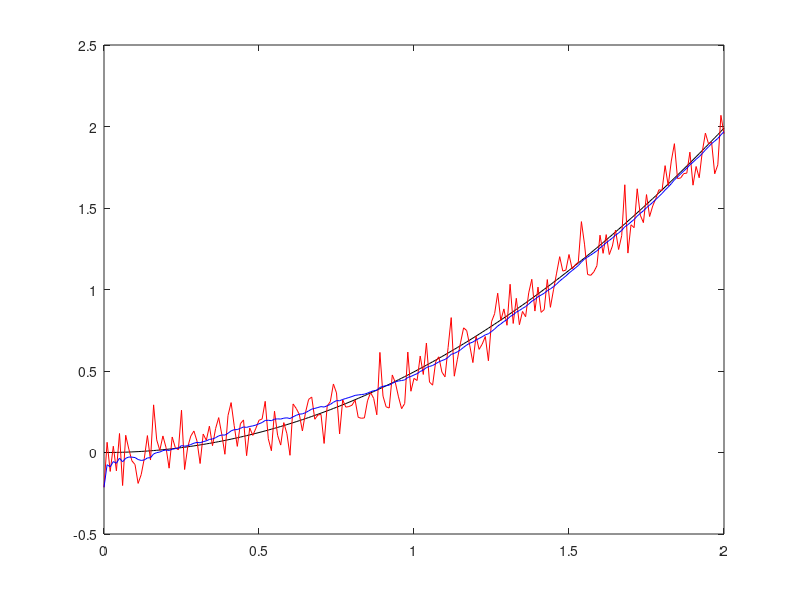

The MATLAB script that drew this image:
clear all; clc; clf;

% Simulation Parameters
seconds=2
dt=.01;
steps=seconds/dt;
timeline=0:dt:seconds;
% For linear systems 

% A Matrix
A=[0 1;
   0 0];
% B Matrix
B=[0 0;
   0 1];
% H (observation) Matrix
H=[1 0;
   0 0];
% Q (process error) Matrix
Q=eye(size(A))*0;
% ATTENTION:for the next part take care with the dt variable, if the noise of your process is respect to time
w=Q*randn(size(Q,2),1)*dt; % w_k~N(0,Q) (montecarlo in process) 
% R (measurements error) Matrix
R=eye(size(A))*.1;

% Initial state
x=[0;0]; 
% First covariance estimate
P=eye(size(A))*.1;

xs=x; % all states (x) of the system

%% System simulation
for i=1:steps
  u=[0;1];
  % cumulative error
  w=Q*randn(size(Q,2),1)*dt;  % w_k~N(0,Q) (montecarlo in process)
  % if we have dx=Ax+Bu then our next state is going to be  x_{k}=(I+Adt)x_{k-1}+Budt+w
  xhat=(eye(size(A))+A*dt)*x+B*u*dt+w;
  xs=[xs,xhat];
  x=xhat;
end;
%% Measurements simulation
% non cumulative error for measurement
xm=xs+R*randn(size(xs));



%% plot(timeline(:),xs(1,:),'k',...
%% 	timeline(:),xm(1,:),'r-')

%% Kalman Filter
x=xm(:,1); %% first estimated state
xk=x; %% estimated states
F=eye(size(A))+A*dt;
for i=2:steps+1
  %% Prediction Step
  %% xhat=F*x+B*u; % Predicted state estimate with discrete time
  xhat=F*x+B*u*dt; % Predicted state estimate
  Phat=F*P*F'+Q; % Predicted estimate covariance
  %% Observation Step
  z=xm(:,i);
  y=z-H*xhat; % Innovation: Measurement residual
  S=H*Phat*H'+R; % Innovation: Residual Covariance
  %% Update Step
  K=Phat*H'*inv(S); % Kalman gain
  x=xhat+K*y; % Updated state estimate
  xk=[xk,x];
  P=(eye(size(A))-K*H)*Phat;
end;

plot(timeline,xs(1,:),'k',...
	timeline,xm(1,:),'r-',...
	timeline,xk(1,:),'b')
